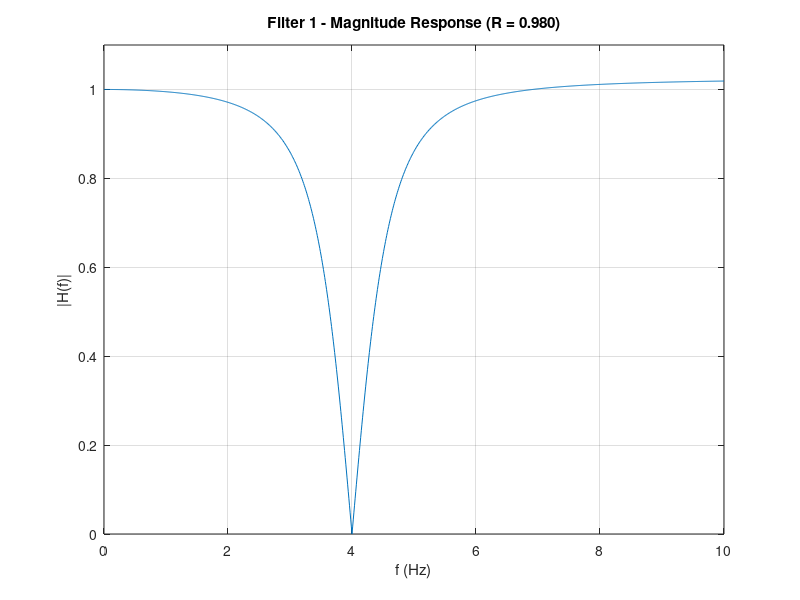
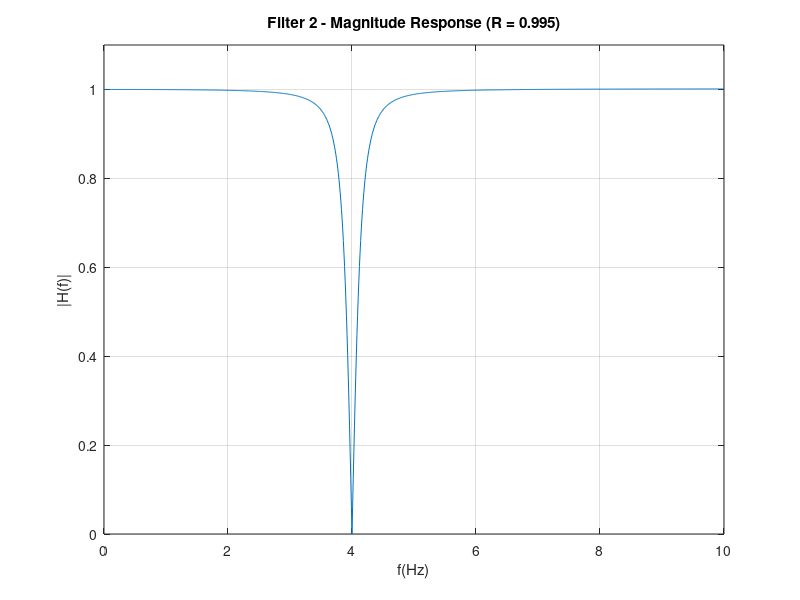

These figures' MATLAB source, in order:
fresp = @(b,a,w) polyval(flip(b),exp(-j*w))./polyval(flip(a),exp(-j*w));
mag = @(b,a,w) abs(fresp(b,a,w));
R1 = 0.980;
R2 = 0.995;
f0 = 4;
fs = 200;
f = linspace(0,10,1001);
w = 2*pi*f/fs;
w0 = (2*pi*f0)/fs;


y_1 = [1 -2*cos(w0) 1];
x_1 = [1 -2*R1*cos(w0) R1^2];
G_1 = sum(x_1)/sum(y_1);
fprintf('filter 1\n')
fprintf('--------------------------------------\n')
fprintf('b = [ %8.6f %8.6f %8.6f ]\n', y_1)
fprintf('a = [ %8.6f %8.6f %8.6f ]\n', x_1)
fprintf('\n')
figure;
plot(f,G_1*mag(y_1,x_1,w))
title('Filter 1 - Magnitude Response (R = 0.980)');
axis([0 10 0 1.1]);
ylabel('|H(f)|')
xlabel('f (Hz)');
grid on;


y_2 = [1 -2*cos(w0) 1];
x_2 = [1 -2*R2*cos(w0) R2^2];
G_2 = sum(x_2)/sum(y_2);
fprintf('filter 2\n')
fprintf('--------------------------------------\n')
fprintf('b = [ %8.6f %8.6f %8.6f ]\n', y_2)
fprintf('a = [ %8.6f %8.6f %8.6f ]\n', x_2)
fprintf('\n')
figure;
plot(f,G_2*mag(y_2,x_2,w))
title('Filter 2 - Magnitude Response (R = 0.995)');
axis([0 10 0 1.1]);
ylabel('|H(f)|');
xlabel('f(Hz)');
grid on;